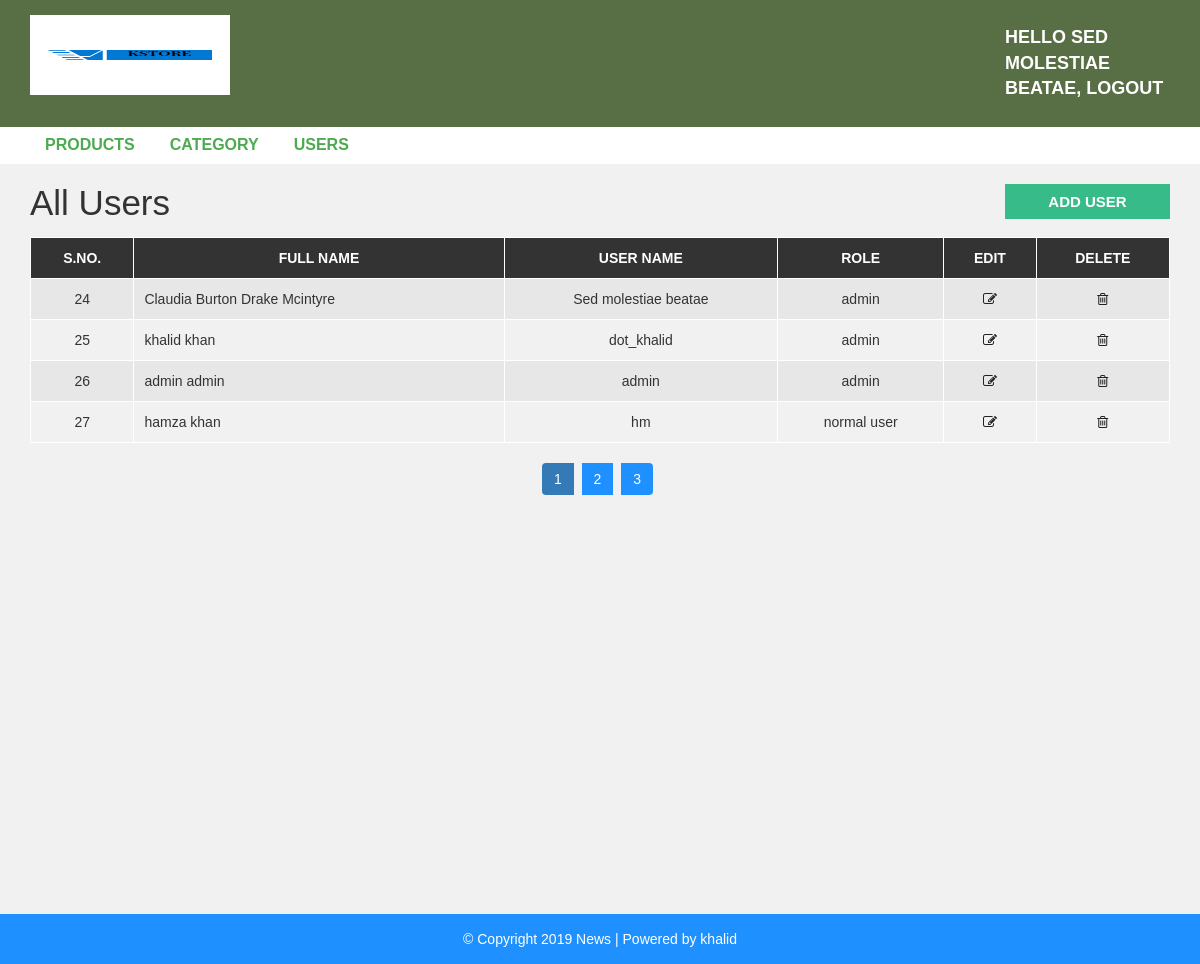
Page /admin/users.php (signed in) on the committed database.
### tables this page shows
CREATE TABLE `user` (
  `user_id` int(10) UNSIGNED NOT NULL,
  `first_name` varchar(30) NOT NULL,
  `last_name` varchar(30) NOT NULL,
  `username` varchar(30) DEFAULT NULL,
  `password` varchar(40) DEFAULT NULL,
  `role` int(11) NOT NULL
);

### admin/users.php (the view)
<?php include "header.php"; ?>
<?php
include "config.php";
$query = "SELECT * FROM `user`";
$result = mysqli_query($conn,$query);
if(mysqli_num_rows($result)>0)
{
?>
  <div id="admin-content">
      <div class="container">
          <div class="row">
              <div class="col-md-10">
                  <h1 class="admin-heading">All Users</h1>
              </div>
              <div class="col-md-2">
                  <a class="add-new" href="add-user.php">add user</a>
              </div>
              <div class="col-md-12">
                  <table class="content-table">
                      <thead>
                          <th>S.No.</th>
                          <th>Full Name</th>
                          <th>User Name</th>
                          <th>Role</th>
                          <th>Edit</th>
                          <th>Delete</th>
                      </thead>
                      <tbody>
                        <?php while($row = mysqli_fetch_assoc($result))
                        {
                            ?>
                          <tr>
                              <td class='id'><?php echo $row["user_id"];  ?></td>
                              <td><?php echo $row["first_name"] . " " . $row["last_name"];  ?></td>
                              <td><?php echo $row["username"]; ?></td>
                              <td>
                              <?php
                              if($row["role"]=="1")
                              {
                                echo "admin";
                              }
                              else{
                                echo " normal user";
                              }
                              ?>
                            </td>
                              <td class='edit'><a href='update-user.php?id=<?php echo $row["user_id"];  ?>'><i class='fa fa-edit'></i></a></td>
                              <td class='delete'><a href='delete-user.php'><i class='fa fa-trash-o'></i></a></td>
                          </tr>
                          <?php } ?>
                      </tbody>
                  </table>
                  <ul class='pagination admin-pagination'>
                      <li class="active"><a>1</a></li>
                      <li><a>2</a></li>
                      <li><a>3</a></li>
                  </ul>
              </div>
          </div>
      </div>
  </div>
<?php } ?>
<?php include "footer.php"; ?>

### admin/header.php (shortened to what this page needs)
<!DOCTYPE html>
<html lang="en">
    <head>
        <link rel="stylesheet" href="../css/bootstrap.min.css" />
        <link rel="stylesheet" href="../css/font-awesome.css">
        <link rel="stylesheet" href="../css/style.css">
    </head>
    <body>
        <div id="header-admin">
            <div class="container">
                <div class="row" style="display: flex;">
                    <div class="col-md-1">
                        <a href="products.php"><img class="logo" src="images/logo.png" style="height:80px; width:200px"></a>
                    </div>
                    <div class="col-md-offset-9  col-md-2">
                        <a href="logout.php" class="admin-logout" > Hello <?php echo $_SESSION["username"]; ?>,  logout</a>
                    </div>
                </div>
            </div>
        </div>
        <div id="admin-menubar">
            <div class="container">
                <div class="row">
                    <div class="col-md-12">
                       <ul class="admin-menu">
                            <li>
                                <a href="products.php">Products</a>
                            </li>
                            <?php
                            if($_SESSION["user_role"]=="1")
                            {
                            ?>
                            <li>
                                <a href="category.php">Category</a>
                            </li>
                            <li>
                                <a href="users.php">Users</a>
                            </li>
                            <?php }?>
                        </ul>
                    </div>
                </div>
            </div>
        </div>

### admin/footer.php
<div id ="footer">
    <div class="container">
        <div class="row">
            <div class="col-md-12">
                <span>© Copyright 2019 News | Powered by <a href="kstore.php">khalid</a></span>
            </div>
        </div>
    </div>
</div>
</body>
</html>

### css/style.css (style rules this page uses)
body { background: #f1f1f1; font-family: sans-serif,arial,Helvetica; }
a, a:hover, a:focus { text-decoration: none; outline: none; }
ul { margin:0; padding:0; list-style:none; }
img.logo { width: 100%; height: auto; display: block; }
#header-admin { background-color: #586e44; padding: 15px 0; }
#header-admin .admin-logout { margin: 10px 0; color: #fff; font-size: 18px; font-weight: 600; text-transform: uppercase; display: inline-block; }
#admin-menubar { background-color: #fff; }
#admin-menubar .admin-menu { font-size: 0; }
#admin-menubar .admin-menu li { display: inline-block; margin: 0 5px 0 0; }
#admin-menubar .admin-menu li a { color: #4daa51; font-size: 16px; font-weight: 600; text-transform: uppercase; padding: 7px 15px; display: block; transition: all 0.3s; }
#admin-content { padding: 20px 0; min-height: 750px; }
#admin-content .admin-heading { font-size: 35px; margin: 0 0 15px; }
#admin-content .add-new { color: #fff; background-color: #37bb88; font-size: 15px; font-weight: 600; text-align: center; text-transform: uppercase; padding: 7px 10px; display: block; transition: all 0.3s; }
#admin-content .content-table { border: 1px solid #000; width: 100%; margin: 0 0 20px; }
#admin-content .content-table thead { color: #fff; background-color: #333; }
#admin-content .content-table th { padding: 10px; border: 1px solid #fff; font-weight: 600; text-align: center; text-transform: uppercase; }
#admin-content .content-table tbody { color: #333; }
#admin-content .content-table tbody tr { background-color: #e7e7e7; }
#admin-content .content-table tbody tr:nth-child(even) { background-color: transparent; }
#admin-content .content-table tbody td { padding: 10px; border: 1px solid #fff; text-align: center; }
#admin-content .content-table tbody td:nth-child(2) { text-align: left; }
#admin-content .admin-pagination { margin: 0; }
#admin-content .admin-pagination li a { display: block; }
.id, .edit, .delete { text-align:center; }
.pagination { display: block; text-align: center; margin: 0; }
.pagination li { display:inline-block; margin: 0 5px 0 0; }
.pagination li a { border: none; background: #1e90ff; color: #fff; }
i.fa { color:#222; }
#footer { color: #fff; padding:15px 0; text-align:center; background-color:#1e90ff; }
#footer a { color:#fff; }

### rows in the picture
user: user_id "24", first_name "Claudia Burton", last_name "Drake Mcintyre", username "Sed molestiae beatae", role "admin"
user: user_id "25", first_name "khalid", last_name "khan", username "dot_khalid", role "admin"
user: user_id "26", first_name "admin", last_name "admin", username "admin", role "admin"
user: user_id "27", first_name "hamza", last_name "khan", username "hm", role "normal user"

### other values in the picture
$_SESSION["username"] "SED MOLESTIAE BEATAE"
